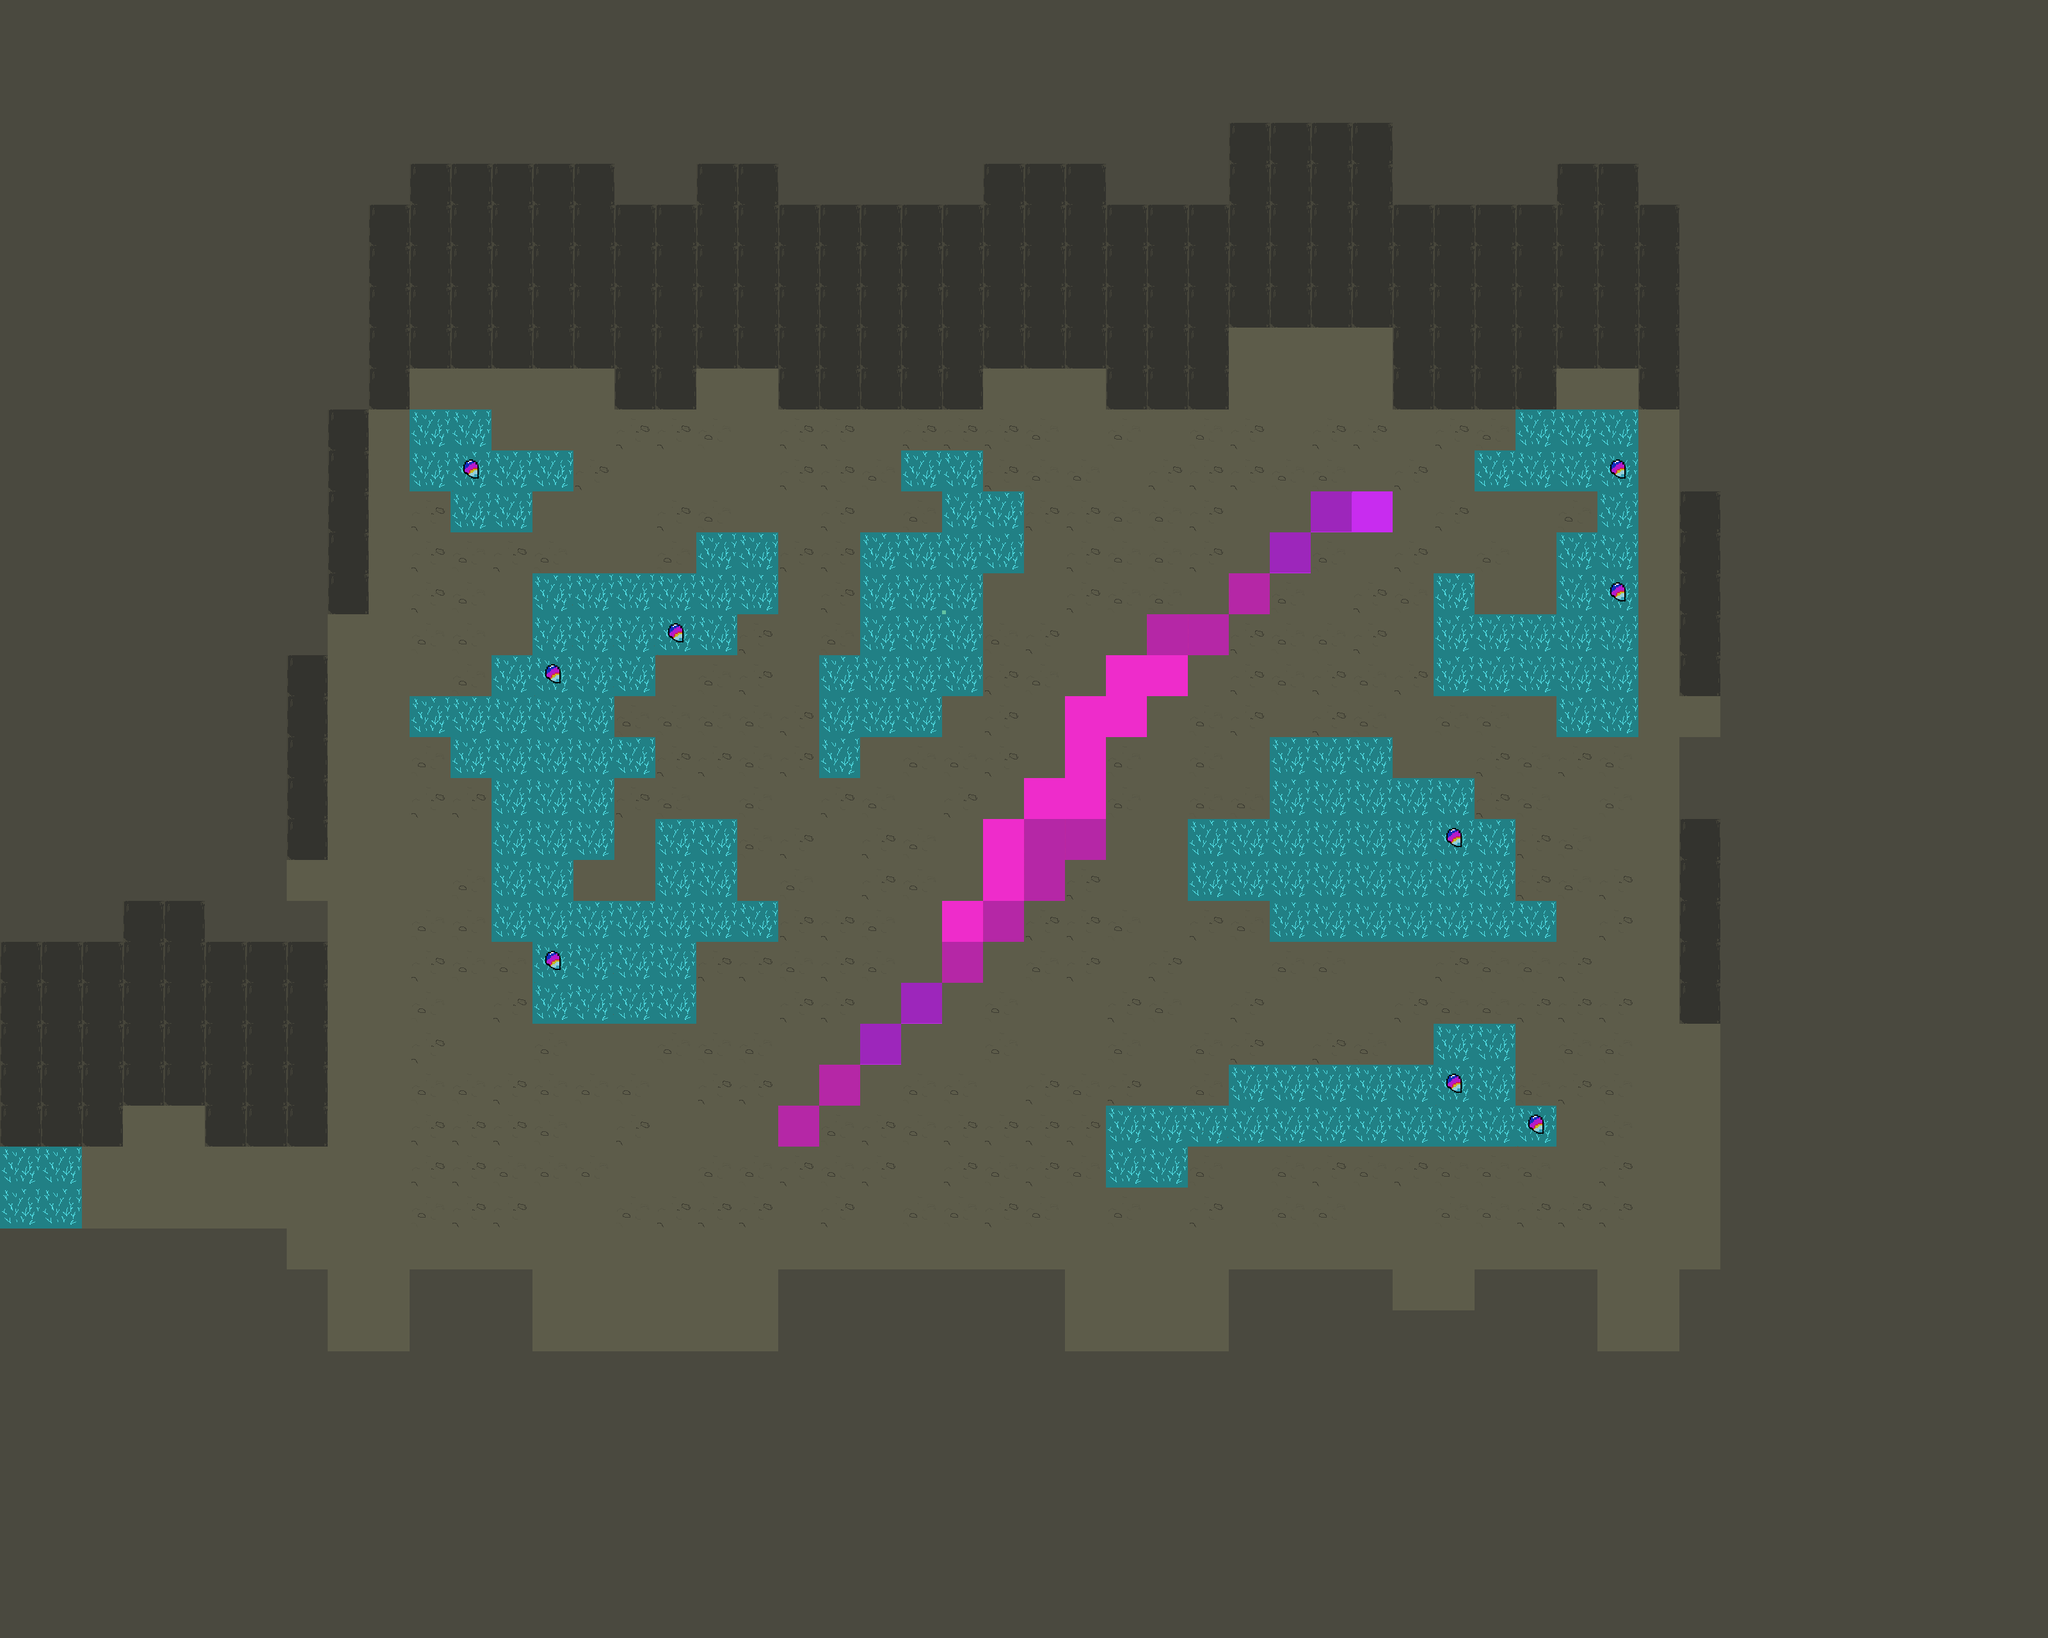

The image is a tile-based game level rendered from a .tmx file. Its description and source (layers, tilesets, objects; grid data summarised) follow:
An orthogonal 50x40 tile map with 64x64 px tiles, 4 tile layers (Tile Layer 4, Tile Layer 2, Tile Layer 1, Tile Layer 3), 7 tilesets and 107 objects (52x wall, 23x mashroom, 13x under, 5x firefly, 4x crystal, ...).

<map version="1.4" tiledversion="2021.01.13" orientation="orthogonal" renderorder="right-down" width="50" height="40" tilewidth="64" tileheight="64" infinite="0" nextlayerid="27" nextobjectid="394">
 <tileset firstgid="1" source="tileset.tsx" />
 <tileset firstgid="10" source="crystal.tsx" />
 <tileset firstgid="19" source="crystal2.tsx" />
 <tileset firstgid="28" source="flower.tsx" />
 <tileset firstgid="37" source="flower2.tsx" />
 <tileset firstgid="52" source="flower3.tsx" />
 <tileset firstgid="61" source="cliff set.tsx" />
 <layer id="23" name="Tile Layer 4" width="50" height="40">
  <data>[2000 cells, 2000 non-empty, 7 distinct tile ids]</data>
 </layer>
 <layer id="2" name="Tile Layer 2" width="50" height="40">
  <data>[2000 cells, 600 non-empty, 19 distinct tile ids]</data>
 </layer>
 <layer id="1" name="Tile Layer 1" width="50" height="40">
  <data>[2000 cells, 218 non-empty, 15 distinct tile ids]</data>
 </layer>
 <layer id="3" name="Tile Layer 3" width="50" height="40">
  <data>[2000 cells, 0 non-empty, 0 distinct tile ids]</data>
 </layer>
 <objectgroup id="4" name="Object Layer 1">
  <object id="1" name="player" x="1735.26" y="1421.09" width="56.2958" height="56.2958" />
  <object id="59" name="mashroom" x="2222.46" y="1385.85" width="40" height="30" />
  <object id="199" name="abyss" x="1246" y="769" width="1024" height="1024" />
  <object id="200" name="wall" x="2046.33" y="755" width="229.667" height="87" />
  <object id="201" name="wall" x="1981" y="825.667" width="165" height="83.3333" />
  <object id="202" name="wall" x="1920.67" y="886.667" width="165.333" height="85.3333" />
  <object id="203" name="wall" x="1792.67" y="953.667" width="225.333" height="83.3333" />
  <object id="204" name="wall" x="1730.67" y="1019.67" width="223.333" height="79.3333" />
  <object id="205" name="wall" x="1663" y="1085.67" width="224" height="81.3333" />
  <object id="206" name="wall" x="1663" y="1154.33" width="163" height="72.6667" />
  <object id="207" name="wall" x="1602" y="1213" width="224" height="74" />
  <object id="208" name="wall" x="1533.99" y="1275.67" width="293.25" height="81" />
  <object id="209" name="wall" x="1533.66" y="1338.33" width="234" height="78" />
  <object id="210" name="wall" x="1466.67" y="1410.33" width="233.333" height="73.6667" />
  <object id="211" name="wall" x="1466.67" y="1470" width="169.333" height="77" />
  <object id="212" name="wall" x="1403.33" y="1531" width="166.667" height="83" />
  <object id="213" name="wall" x="1337.33" y="1594" width="172.667" height="80.3333" />
  <object id="215" name="firefly" x="2473" y="1173" width="25" height="22" />
  <object id="217" name="firefly" x="2474.17" y="1275.67" width="25" height="22" />
  <object id="218" name="firefly" x="2504.83" y="945.667" width="25" height="22" />
  <object id="219" name="firefly" x="2489.83" y="1438.33" width="25" height="22" />
  <object id="220" name="firefly" x="2495.5" y="1646.67" width="25" height="22" />
  <object id="246" name="flower" x="1966.52" y="1106.52" width="150.3" height="230" />
  <object id="248" name="flower" x="1319.52" y="769" width="150.3" height="230" />
  <object id="249" name="flower" x="764.85" y="1051.67" width="150.3" height="230" />
  <object id="254" name="wall" x="1.33333" y="1738.67" width="13.3333" height="404.667" />
  <object id="257" name="teleport" x="4" y="1785.34" width="66.6667" height="125.333" />
  <object id="277" name="wall" x="1272.33" y="1655.83" width="172.667" height="80.3333" />
  <object id="278" name="wall" x="1207" y="1721.17" width="172.667" height="80.3333" />
  <object id="282" name="mashroom" x="2244" y="924" width="40" height="30" />
  <object id="283" name="mashroom" x="2457" y="845" width="40" height="30" />
  <object id="284" name="mashroom" x="2436" y="706" width="40" height="30" />
  <object id="285" name="mashroom" x="2460" y="1076" width="40" height="30" />
  <object id="287" name="mashroom" x="2300" y="1722" width="40" height="30" />
  <object id="288" name="mashroom" x="2281" y="1632" width="40" height="30" />
  <object id="289" name="mashroom" x="2207" y="1725" width="40" height="30" />
  <object id="290" name="mashroom" x="1935" y="1720" width="40" height="30" />
  <object id="291" name="mashroom" x="1732" y="1804" width="40" height="30" />
  <object id="292" name="mashroom" x="1000" y="1542" width="40" height="30" />
  <object id="293" name="mashroom" x="851" y="1557" width="40" height="30" />
  <object id="294" name="mashroom" x="826" y="1435" width="40" height="30" />
  <object id="295" name="mashroom" x="1124" y="1440" width="40" height="30" />
  <object id="296" name="mashroom" x="1059" y="1326" width="40" height="30" />
  <object id="297" name="mashroom" x="966" y="1043" width="40" height="30" />
  <object id="299" name="mashroom" x="1089" y="971" width="40" height="30" />
  <object id="300" name="mashroom" x="1111" y="887" width="40" height="30" />
  <object id="301" name="mashroom" x="836" y="936" width="40" height="30" />
  <object id="302" name="mashroom" x="838" y="727" width="40" height="30" />
  <object id="303" name="mashroom" x="1281" y="1174" width="40" height="30" />
  <object id="304" name="mashroom" x="1342" y="1021" width="40" height="30" />
  <object id="305" name="mashroom" x="1474" y="916" width="40" height="30" />
  <object id="330" name="crystal" x="1996" y="1589" width="164" height="140" />
  <object id="332" name="crystal" x="2311" y="882" width="164" height="140" />
  <object id="333" name="crystal" x="902" y="822" width="164" height="140" />
  <object id="334" name="crystal" x="904" y="1340" width="169" height="132" />
  <object id="341" name="wall" x="2624" y="320" width="64" height="769" />
  <object id="342" name="wall" x="2562" y="322.5" width="64" height="318" />
  <object id="343" name="wall" x="2433" y="258" width="128" height="318" />
  <object id="344" name="wall" x="2177" y="321" width="254" height="318" />
  <object id="345" name="wall" x="1920" y="195" width="256" height="318" />
  <object id="346" name="wall" x="1731" y="322" width="188" height="318" />
  <object id="347" name="wall" x="1538" y="258" width="190" height="318" />
  <object id="348" name="wall" x="1215" y="322" width="322" height="318" />
  <object id="349" name="wall" x="1087" y="259" width="128" height="318" />
  <object id="350" name="wall" x="960" y="320" width="128" height="318" />
  <object id="351" name="wall" x="641" y="259" width="318" height="318" />
  <object id="352" name="wall" x="577" y="320" width="63" height="318" />
  <object id="353" name="wall" x="514" y="625" width="63" height="333" />
  <object id="354" name="wall" x="448" y="952" width="65" height="393" />
  <object id="355" name="wall" x="449" y="1729" width="62" height="61" />
  <object id="356" name="wall" x="381.5" y="1405" width="65" height="386" />
  <object id="357" name="wall" x="317.5" y="1405" width="65" height="386" />
  <object id="358" name="wall" x="190.5" y="1341" width="126" height="386" />
  <object id="359" name="wall" x="2.5" y="1410" width="189" height="386" />
  <object id="360" name="wall" x="2683" y="1075.5" width="71" height="1256" />
  <object id="361" name="wall" x="2626" y="1477" width="63" height="122" />
  <object id="362" name="wall" x="381.5" y="1220" width="65" height="189" />
  <object id="363" name="wall" x="641" y="2180" width="191" height="147" />
  <object id="365" name="wall" x="513.5" y="2306" width="128" height="124" />
  <object id="366" name="wall" x="831" y="2307" width="385" height="124" />
  <object id="367" name="wall" x="1216.5" y="2180" width="446" height="148" />
  <object id="368" name="wall" x="1663.5" y="2304" width="255" height="124" />
  <object id="369" name="wall" x="1921.5" y="2179" width="255" height="151" />
  </objectgroup>
 <objectgroup id="25" name="waves">
  <!-- 1 objects omitted --></objectgroup>
</map>
<!-- 24 of 107 objects omitted -->